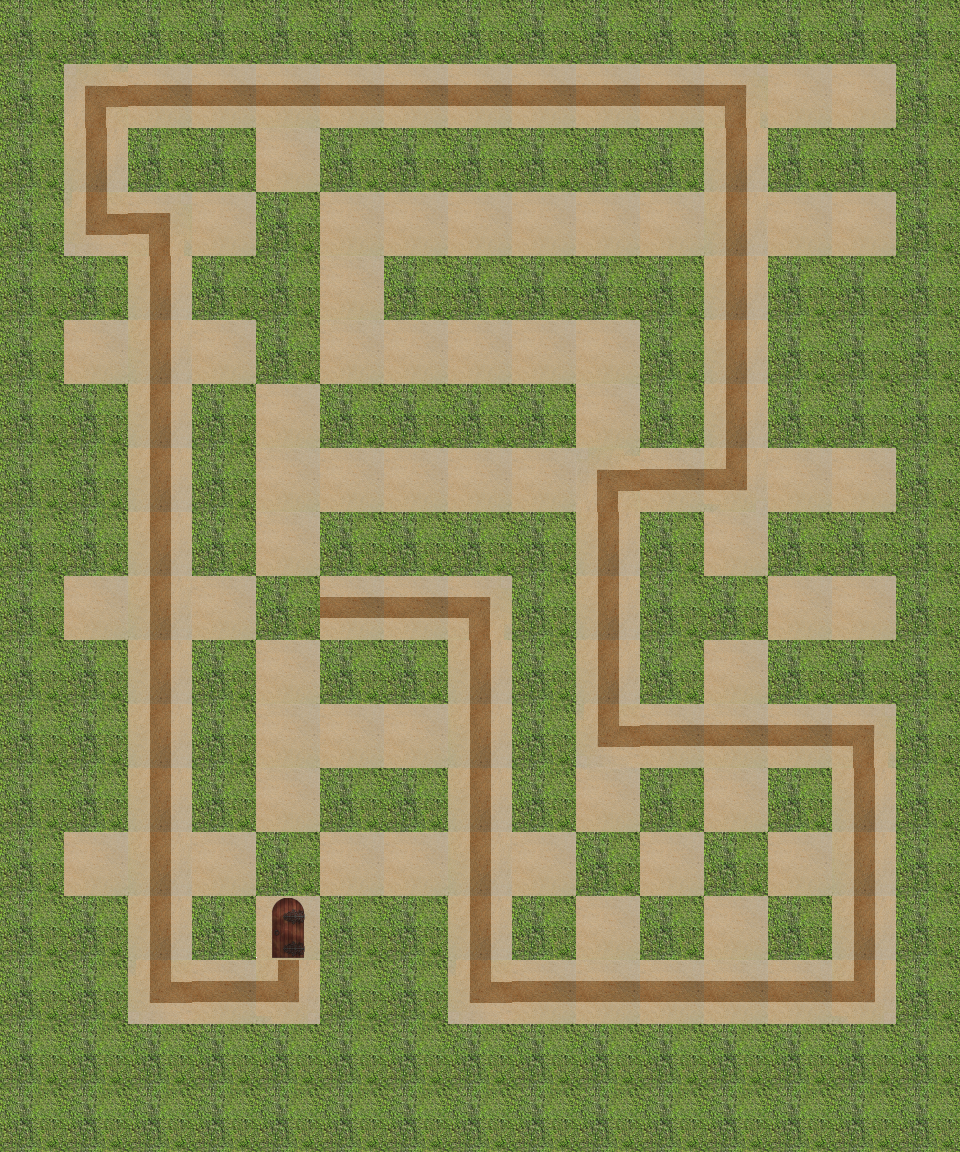

Below is a game level as drawn by its tile map, then a one-line description and the .tmx that defines it (tile-layer data replaced by summaries):
An orthogonal 15x18 tile map with 64x64 px tiles, 4 tile layers (path, wall, hint, end), 1 hidden layer not drawn.

<map version="1.0" orientation="orthogonal" renderorder="right-down" width="15" height="18" tilewidth="64" tileheight="64">
 <properties>
  <property name="bestTimePossible" value="19.73" />
  <property name="viewSize" value="5" />
 </properties>
 <tileset firstgid="1" name="sandbush" tilewidth="64" tileheight="64">
  <image source="sandbush.png" width="256" height="192" />
 </tileset>
 <layer name="path" width="15" height="18">
  <data>[270 cells, 115 non-empty, 1 distinct tile ids]</data>
 </layer>
 <layer name="wall" width="15" height="18">
  <data>[270 cells, 155 non-empty, 1 distinct tile ids]</data>
 </layer>
 <layer name="hint" width="15" height="18">
  <data>[270 cells, 62 non-empty, 6 distinct tile ids]</data>
 </layer>
 <layer name="start" width="15" height="18" visible="0">
  <data>[270 cells, 1 non-empty, 1 distinct tile ids]</data>
 </layer>
 <layer name="end" width="15" height="18">
  <data>[270 cells, 1 non-empty, 1 distinct tile ids]</data>
 </layer>
</map>
